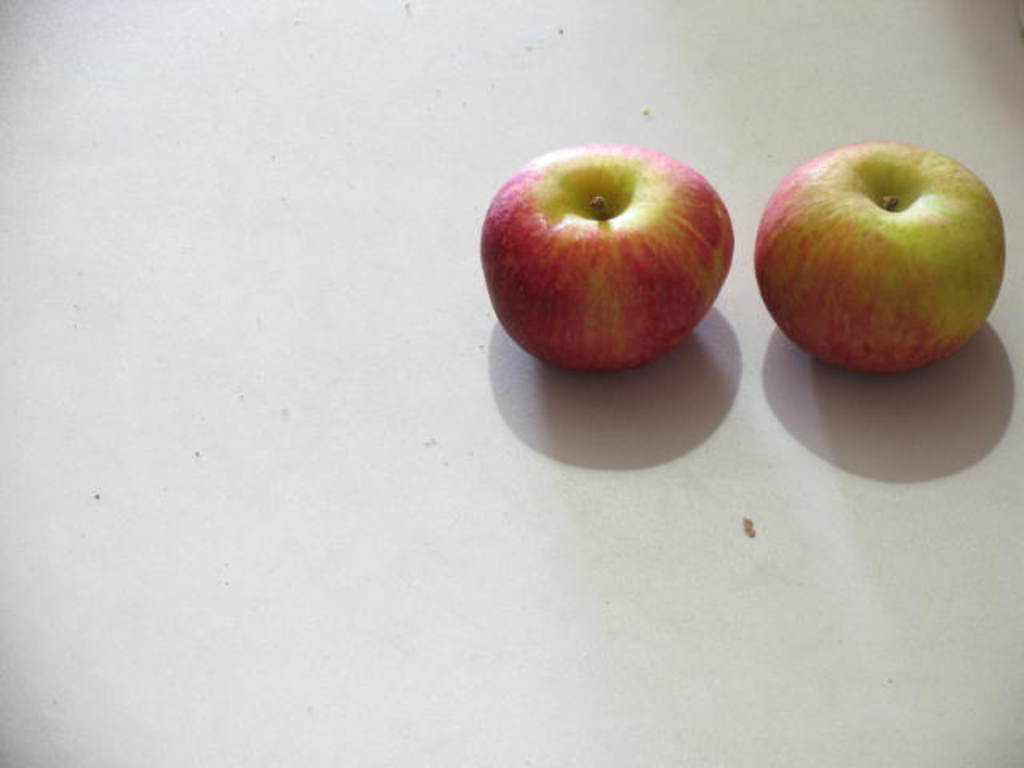
#> input picture data/fuji_apple_001.jpg, 1024 x 768 px
$ jupyter execute --allow-errors Him_Assignment1.ipynb
#> lines starting #> are read from the running program, lines starting #| are printed output that depends on the picture
##### Environment was installed by going to the anaconda website and downloading anaconda. Then anaconda was launched. In the environment tab, the create button was pressed in order to create the new working environment. Subsequently, pip was used to install a list of python libraries.

[cell 1]
import cv2 as cv
import sys
import matplotlib.pyplot as plt
import matplotlib.image as mpimg
import numpy as np
import pandas as pd

Three images were choosen from UCI data repository. Each of these images respresent a fuji apple, spanish pear,
and watermelon respectively. These images were chosen due to the nature of their color as apple was a bright red color, spanish pear was a bright yellow, and watermelon was green. Intuitively, the human eyes was able to distinguish the differences betweent these colors easily. In correlation, computer vision should be able to distinguish the same differences due to its difference in RGB value. Subsequently, these images also have consistent dimensions which makes scaling and resizing of images more consistent.

[cell 2]
img_apple = cv.imread("data/fuji_apple_001.jpg")
#> img_apple is the input picture: shape (768, 1024, 3); mean B, G, R 183.4, 189.7, 195
img_pear = cv.imread("data/spanish_pear_001.jpg")
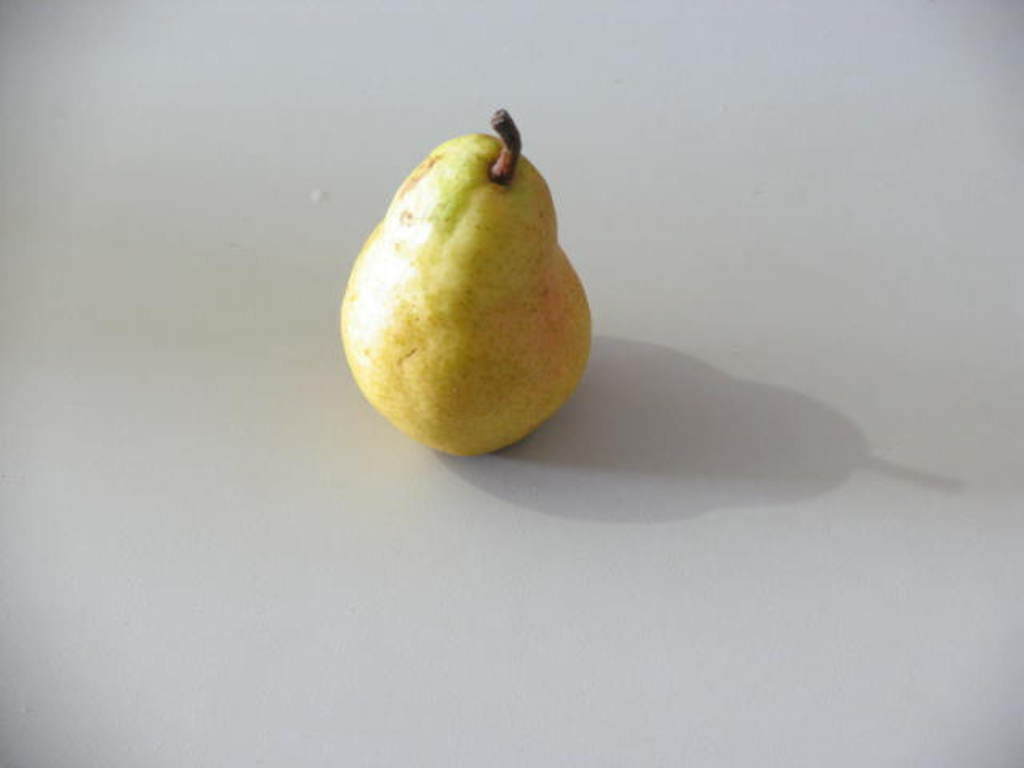
#> input picture data/spanish_pear_001.jpg, 1024 x 768 px
#> img_pear is the input picture: shape (768, 1024, 3); mean B, G, R 173.2, 178.3, 179.2
img_watermelon = cv.imread("data/watermelon_001.jpg")
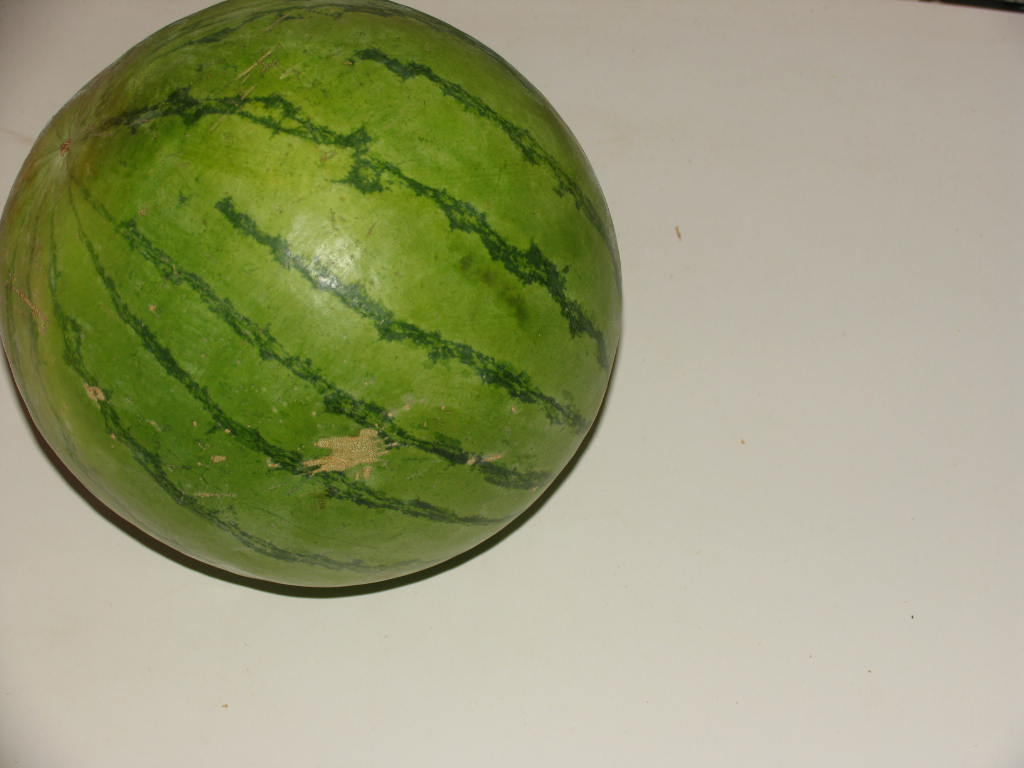
#> input picture data/watermelon_001.jpg, 1024 x 768 px
#> img_watermelon is the input picture: shape (768, 1024, 3); mean B, G, R 118.8, 156, 153.4

# img_apple = cv.cvtColor(img_apple, cv.COLOR_BGR2RGB)
# img_pear = cv.cvtColor(img_pear, cv.COLOR_BGR2RGB)
# img_watermelon = cv.cvtColor(img_watermelon, cv.COLOR_BGR2RGB)

[cell 3]
img_list = [img_apple, img_pear, img_watermelon]

title = ["apple","pear","watermelon"]

color_channel = ["B_channel", "G_channel", "R_channel"]

num = 0
for i in img_list:
    n = 0
    #split color channel of each image by B, G, R
    for j in cv.split(i):
        plt.figure()
        plt.imshow(j)
        plt.title(title[num]+"_"+color_channel[n])
        n = n+1
    num = num+1
#> this loop made 3 passes
#> after the loop, num = 3
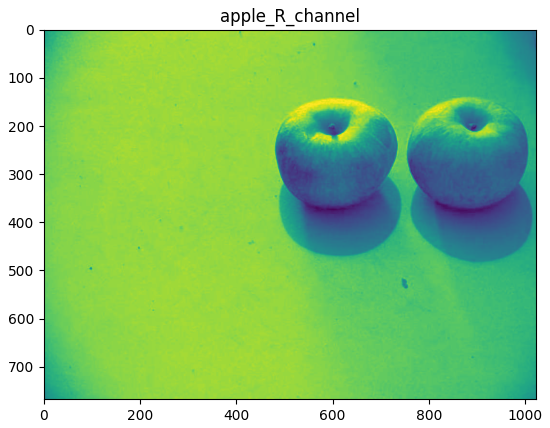
#> figure drawn by matplotlib, 1 panel
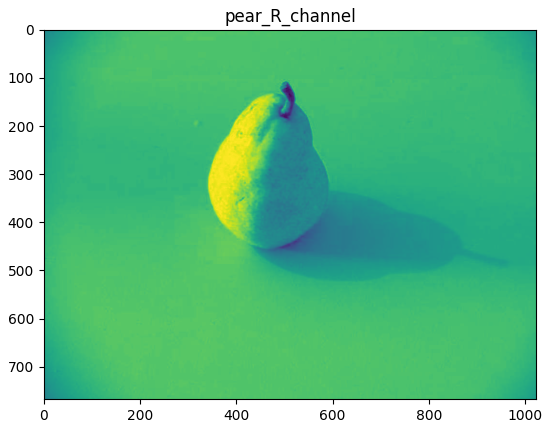
#> figure drawn by matplotlib, 1 panel
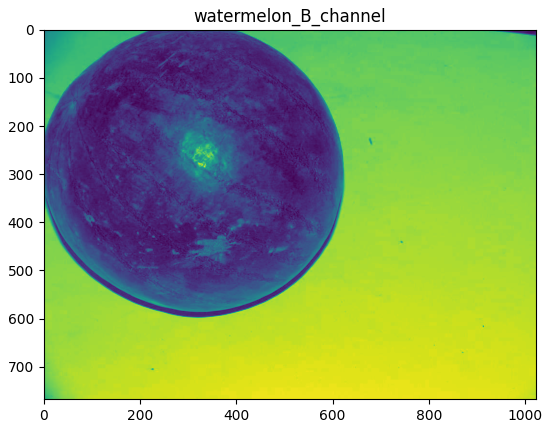
#> figure drawn by matplotlib, 1 panel
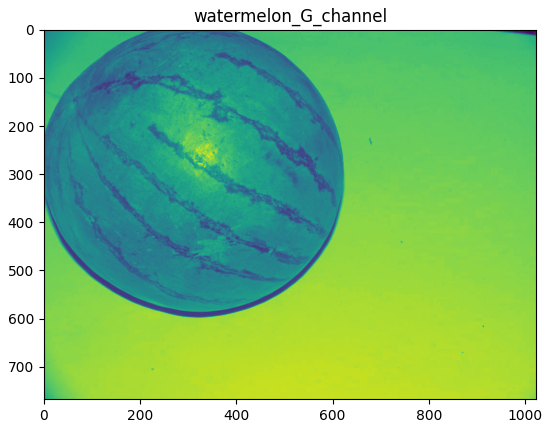
#> figure drawn by matplotlib, 1 panel
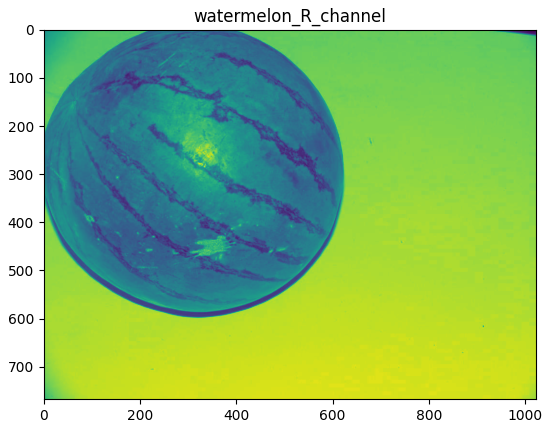
#> figure drawn by matplotlib, 1 panel

[cell 4]
img_list_gray = []
for i in img_list:
    img = cv.cvtColor(i, cv.COLOR_BGR2GRAY)
    img_list_gray.append(img)
    plt.figure()
    plt.imshow(img, cmap='gray')
    plt.title("dimension {}".format(img.shape))
#> this loop made 3 passes
#> pass 1, `img = cv.cvtColor(i, cv.COLOR_BGR2GRAY)`:
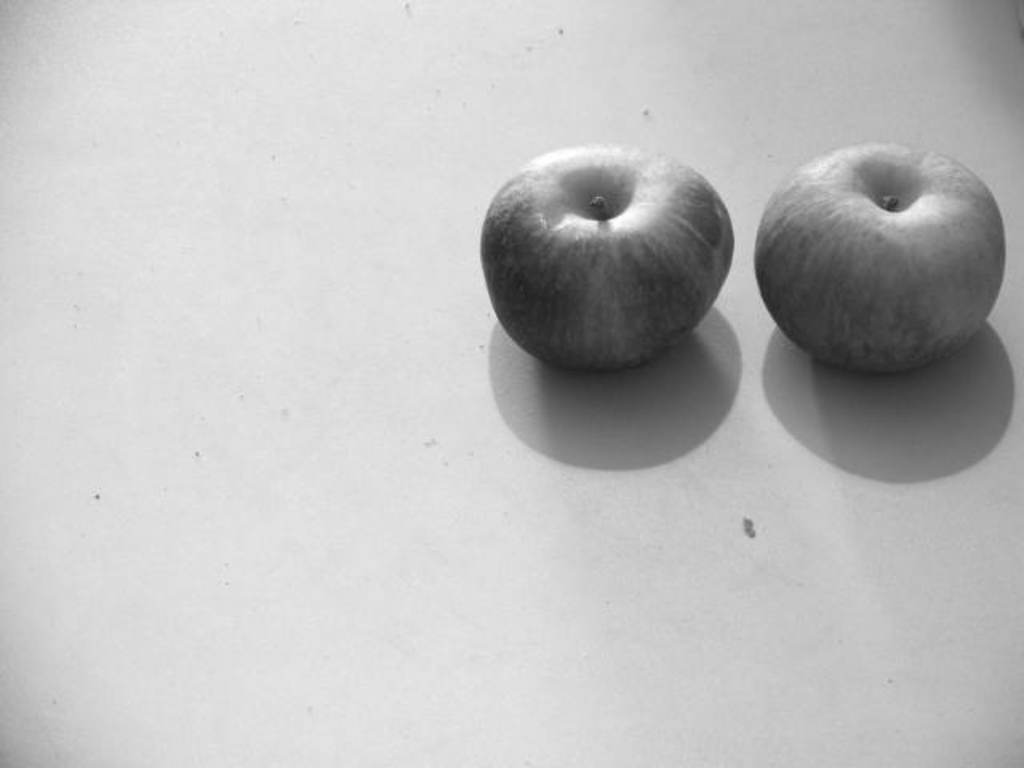
#> img: shape (768, 1024); min 30, max 255, mean 190.5
#> pass 3, `img = cv.cvtColor(i, cv.COLOR_BGR2GRAY)`:
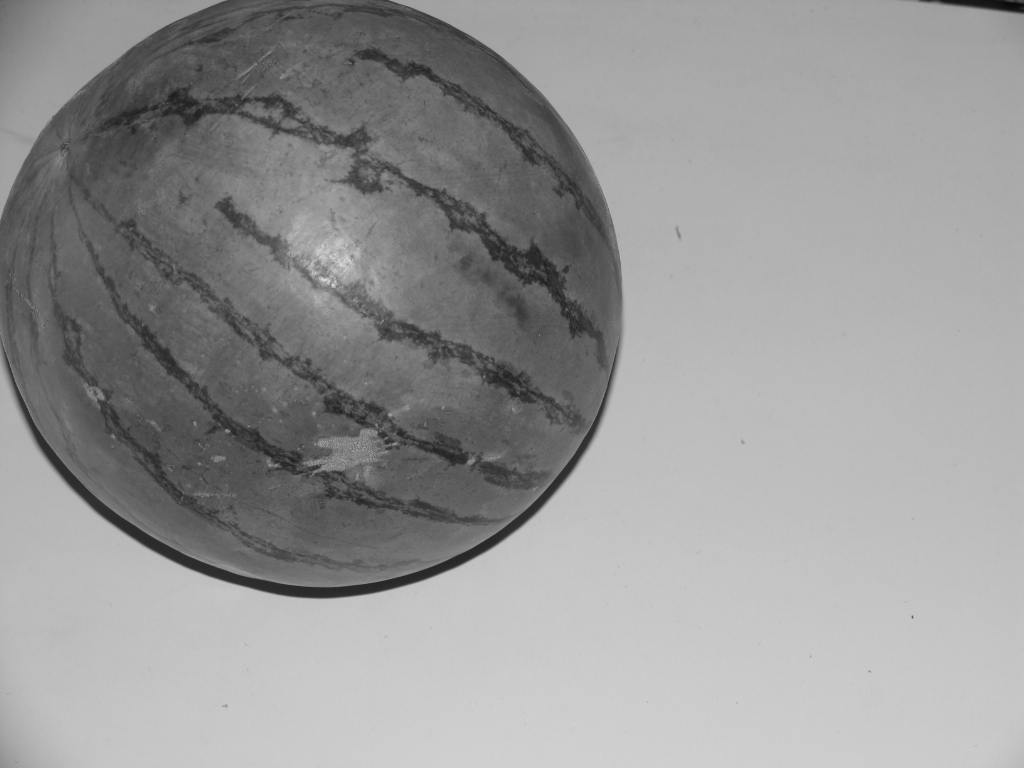
#> img: shape (768, 1024); min 7, max 219, mean 151
#> after the loop, img_list_gray = 3 items

[cell 5]
#helper function

#resize image given image object and its width and height
def img_resize(width, height, img):
    dim = (width, height)
    resized = cv.resize(img, dim, interpolation = cv.INTER_AREA)
    return resized

#divide image into 8 by 8 blocks
def con_to_img_blocks(img):
    blocks = np.array([img[i:i+8, j:j+8] for j in range(0,344,8) for i in range(0,256,8)]) #iteratre over height and then width
    return blocks

#divide image into sliding blocks
def sliding_blocks(img):
    step = 5
    (w_height, w_width) = (8,8)
    slidingblocks = np.array([img[i:i+w_height, j:j+w_width] for j in range(0, img.shape[1]-w_width, step) for i in range(0,img.shape[0]-w_height, step)])
    return slidingblocks

#convert each feature of an image into a list of 64 values and add it dictionary with key:feature# and value:list of values of length 64
#return a dictionary of an image with each key as a feature of that image
def label_feature(img):
    block_dic = {}
    for i in range(len(img)):
        block_dic["feature vector {}".format(i)] = img[i].ravel()
    return block_dic

#convert a dictionary of an image into pandas dataframe
def to_dataframe(img_dic):
    df = pd.DataFrame(img_dic).T
    return df

[cell 6]
gray_imgresize = []

for i in img_list_gray:
    temp_img = img_resize(344, 256, i)
    gray_imgresize.append(temp_img)
#> after the loop, gray_imgresize = 3 items

[cell 7]
for i in gray_imgresize:
    plt.figure()
    plt.imshow(i, cmap='gray')
    plt.title("resized gray image dimension {}".format(i.shape))

[cell 8]
#convert each image into blocks of 8X8 and store them in a list
img_blocks = []
for i in gray_imgresize:
    img_blocks.append(con_to_img_blocks(i))
#> after the loop, img_blocks = 3 items

[cell 9]
#convert to dictionary of feature value for each image and store all image in a list
img_feature_list = []
for i in img_blocks:
    img_feature_list.append(label_feature(i))
#> after the loop, img_feature_list = 3 items

[cell 10]
#view all arrays of an image
np.set_printoptions(threshold=np.inf)

#> (a cell that did not finish here is left out)

[cell 12]
#convert each image into sliding blocks of 8X8 and store them in a list each index of list contains all blocks of each image
sliding_block_list = [sliding_blocks(i)for i in gray_imgresize]
#> sliding_block_list = 3 items


#convert to dictionary of feature value for each image in sliding block and store all image in a list
sliding_img_feature_list = [label_feature(i) for i in sliding_block_list]
#> sliding_img_feature_list = 3 items

#> (a cell that did not finish here is left out)

### Descriptive stats

[cell 14]
import matplotlib.pyplot as plt
import plotly.express as px

[cell 15]
for i in sliding_block_list:
    print(i.shape)

    The dimension of the gray images were resized to height of 256 and width of 344. The purpose for these choosen dimensions was to keep its aspect ratio. Additionally, the resized height and width must also be divible by eight since this project divided the targeted image into sliding blocks of 8 by 8 height and width. The feature vector that was constructed from these images created 3400 feature vectors and each feature vector lies a 8 by 8 pixels who's value lies between 0-255 of the gray image scale. The features of each feature vector was then flatten to 64 features for each respective feature vector.
    The mean of each feature lies between 189-190 for img_0 (apple), img_1 177-178 (pear), and img_2 148-151 (watermelon). This data does not need normalization as its mean feature values seem to correlate to the color of each fruit that belong to their respective image. For example, both the color for apple and pear are brighter than that of the color for watermelon, therefore, it should intuitively be true that the mean of each feature in the watermelon image should be lower than that of the brighter colored images. Subsequently, the standard deviation value of each image was normally distributet according to the histogram in figure #. This suggests that the data of feature value across all feature vectors was consistent and balanced, thus data transformation was not needed.

[cell 16]
#function to calculate mean, var, std of each feature for each immage, convert it to df for each image respectively and put them in dictionary
def get_stats_img(feature_list):
    stat_dic_img = {}
    for i in range(len(feature_list)):
        temp_df = to_dataframe(feature_list[i])
        temp_df_mean = temp_df.mean().to_frame().reset_index()
        temp_df_std = temp_df.std().to_frame().iloc[:,0].values
        temp_df_var = temp_df.var().to_frame().iloc[:,0].values
        temp_df_mean['std'],temp_df_mean['var'] = [temp_df_std, temp_df_var]
        temp_df_mean.columns = ['features', 'mean', 'std', 'var']
        stat_dic_img['img_{}'.format(i)] = temp_df_mean
#> after the loop, stat_dic_img = 3 items
    return stat_dic_img

[cell 17]
stat_dic_img = get_stats_img(sliding_img_feature_list)
#> stat_dic_img = 3 items

[cell 18]
stat_dic_img['img_0']
#> Out = table of 64 rows and 4 columns

[cell 19]
for i in stat_dic_img.keys():
    fig = px.histogram(stat_dic_img[i], x=stat_dic_img[i]['mean'], title="mean {}".format(str(i)))
    fig.show()
#> this loop made 3 passes
#> i on passes 1 to 3: 'img_0', 'img_1', 'img_2'

[cell 20]
for i in stat_dic_img.keys():
    fig = px.histogram(stat_dic_img[i], x=stat_dic_img[i]['std'], title="std {}".format(str(i)))
    fig.show()

[cell 21]
for i in stat_dic_img.keys():
    fig = px.scatter(stat_dic_img[i], x=stat_dic_img[i]['mean'], title="mean {}".format(str(i)))
    fig.show()
